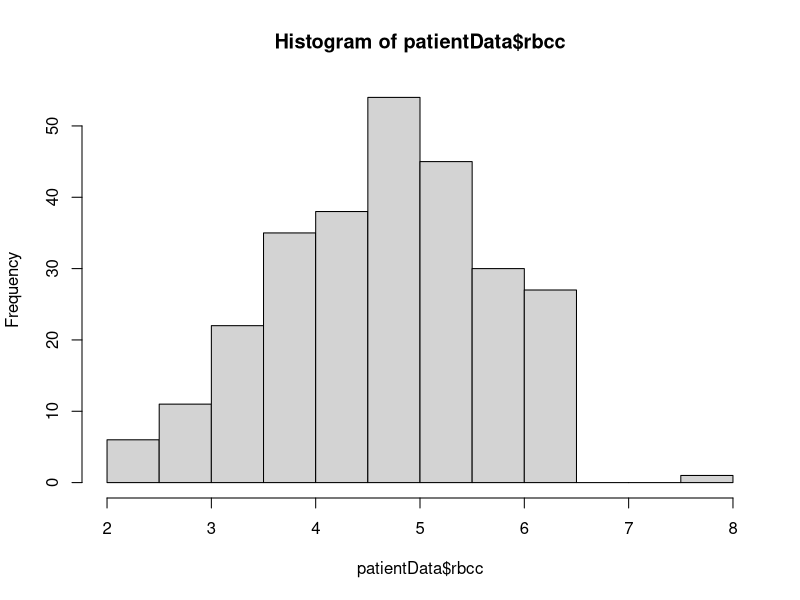
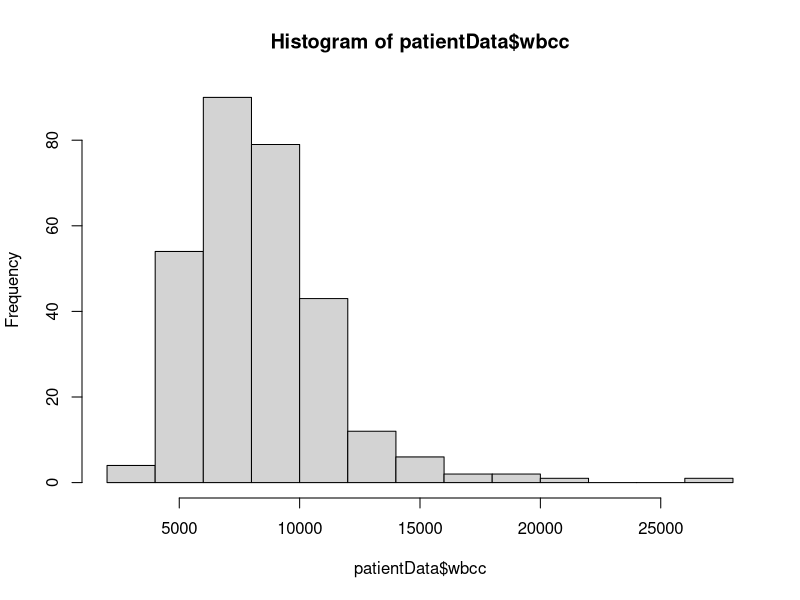
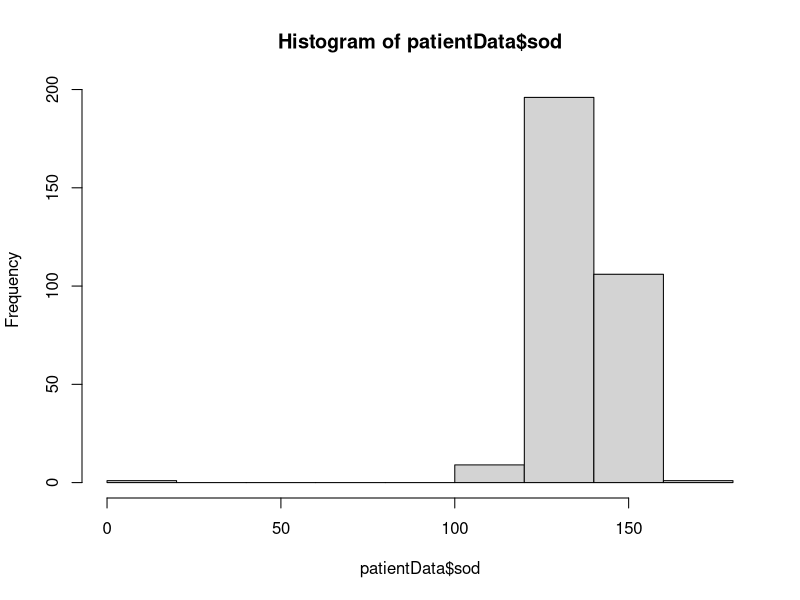
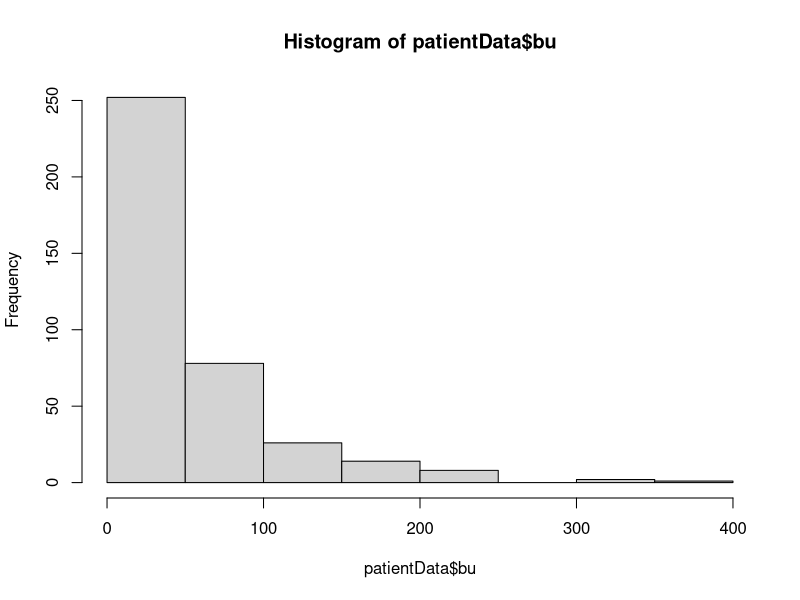
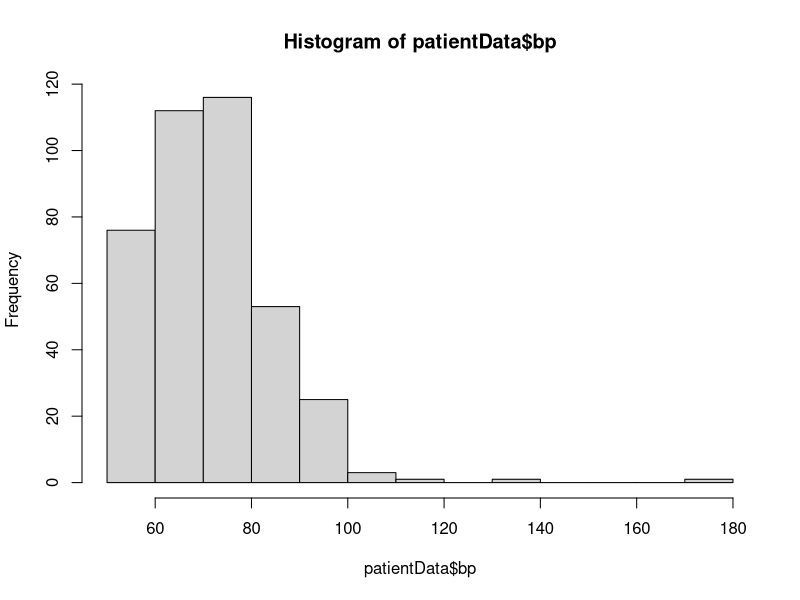

Recreate these plots in R, in order.
## ---- chunk 1
knitr::opts_chunk$set(echo = TRUE)
## ---- chunk 2

library("dplyr")
library("tidyr")
library("ggplot2")
## ---- chunk 3
#load the original data
patient_original <- read.csv("chronic_kidney_disease.csv")

# Create a variable to save the cleaned data
patientData <- patient_original
## ---- chunk 4
str(patientData)
summary(patientData)
## ---- chunk 5
## Look at age range
table(patientData$age, useNA = "always")
paste("Min age:", min(patientData$age, na.rm = TRUE), "years", sep =  " ")
paste("Max age:", max(patientData$age, na.rm =  TRUE), "years", sep =  " ")
## ---- chunk 6
# look at bp range and number of missing values
table(patientData$bp, useNA = "always")
paste("Min blood pressure:", min(patientData$bp, na.rm = TRUE), "mm/Hg", sep =  " ")
paste("Max blood pressure:", max(patientData$bp, na.rm =  TRUE), "mm/Hg", sep =  " ")
## ---- chunk 7
# look at unique values for sg.  Should be (1.005, 1.010, 1.015, 1.020, 1.025)
# number of missing values for sg
table(patientData$sg, useNA = "always")
## ---- chunk 8
# look at unique values for al.  Should be (0, 1, 2, 3, 4, 5)
table(patientData$al, useNA = "always")
## ---- chunk 9
# look at unique values for su.  Should be (0, 1, 2, 3, 4, 5)
table(patientData$su, useNA = "always")
## ---- chunk 10
# red blood cells
table(patientData$rbc, useNA = "always")

# pus cells
table(patientData$pc, useNA = "always")

# pus cell clumps
table(patientData$pcc, useNA = "always")

# bacteria
table(patientData$ba, useNA = "always")

## ---- chunk 11
# look at range for bgr 
table(patientData$bgr, useNA = "always")
paste("Min blood glucose random:", min(patientData$bgr, na.rm = TRUE), "mgs/dL", sep =  " ")
paste("Max blood glucose random:", max(patientData$bgr, na.rm =  TRUE), "mgs/dL", sep =  " ")
## ---- chunk 12
# look at range for bu
table(patientData$bu, useNA = "always")
paste("Min blood urea:", min(patientData$bu, na.rm = TRUE), "mg/dL", sep =  " ")
paste("Max blood urea:", max(patientData$bu, na.rm =  TRUE), "mg/dL", sep =  " ")
## ---- chunk 13
# look at range for sc
table(patientData$sc, useNA = "always")
paste("Min serum creatinine:", min(patientData$sc, na.rm = TRUE), "mg/dL", sep =  " ")
paste("Max serum creatinine:", max(patientData$sc, na.rm =  TRUE), "mg/dL", sep =  " ")
## ---- chunk 14
# look at range for sod
table(patientData$sod, useNA = "always")
paste("Min sodium:", min(patientData$sod, na.rm = TRUE), "mEq/L", sep =  " ")
paste("Max sodium:", max(patientData$sod, na.rm =  TRUE), "mEq/L", sep =  " ")

# look at range for pot
table(patientData$pot, useNA = "always")
paste("Min potassium:", min(patientData$pot, na.rm = TRUE), "mEq/L", sep =  " ")
paste("Max potassium:", max(patientData$pot, na.rm =  TRUE), "mEq/L", sep =  " ")
## ---- chunk 15

# look at range for wbcc
table(patientData$wbcc, useNA = "always")
paste("Min white blood cell count:", min(patientData$wbcc, na.rm = TRUE), "cells/cmm", sep =  " ")
paste("Max white blood cell count:", max(patientData$wbcc, na.rm =  TRUE), "cells/cmm", sep =  " ")
## ---- chunk 16
# look at range for pcv
table(patientData$pcv, useNA = "always")
paste("Min packed cell volume:", min(patientData$pcv, na.rm = TRUE), "%", sep =  " ")
paste("Max packed cell volume:", max(patientData$pcv, na.rm =  TRUE),"%", sep =  " ")

## ---- chunk 17
# look at range for rbcc
table(patientData$rbcc, useNA = "always")
paste("Min red blood cell count:", min(patientData$rbcc, na.rm = TRUE), "million cells/cmm", sep =  " ")
paste("Max red blood cell count:", max(patientData$rbcc, na.rm =  TRUE), "million cells/cmm", sep =  " ")
## ---- chunk 18
# look at range for hemo
table(patientData$hemo, useNA = "always")
paste("Min hemoglobin:", min(patientData$hemo, na.rm = TRUE), "g/dL", sep =  " ")
paste("Max hemoglogin:", max(patientData$hemo, na.rm =  TRUE), "g/dL", sep =  " ")
## ---- chunk 19
# hypertension
table(patientData$htn, useNA = "always")

# diabetes mellitus
table(patientData$dm, useNA = "always")
## ---- chunk 20
# coronary artery disease
table(patientData$cad, useNA = "always")

# anemia
table(patientData$ane, useNA = "always")

## ---- chunk 21
# pedal edema
table(patientData$pe, useNA = "always")

## ---- chunk 22
# class
table(patientData$class, useNA = "always")
## ---- chunk 23
paste("Number of age missing values:", sum(is.na(patientData$age)))
paste("Number of blood pressure missing values:", sum(is.na(patientData$bp)))
paste("Number of specific gravity missing values:", sum(is.na(patientData$sg)))
paste("Number of albumin missing values:", sum(is.na(patientData$al)))
paste("Number of sugar missing values:", sum(is.na(patientData$su)))
paste("Number of red blood cell missing values:", sum(is.na(patientData$rbc)))
paste("Number of pus cell missing values:", sum(is.na(patientData$pc)))
paste("Number of pus cell clumps missing values:", sum(is.na(patientData$pcc)))
paste("Number of bacteria missing values:", sum(is.na(patientData$ba)))
paste("Number of blood glucose random missing values:", sum(is.na(patientData$bgr)))
paste("Number of blood urea missing values:", sum(is.na(patientData$bu)))
paste("Number of serum creatinine missing values:", sum(is.na(patientData$sc)))
paste("Number of sodium missing values:", sum(is.na(patientData$sod)))
paste("Number of potassium missing values:", sum(is.na(patientData$pot)))
paste("Number of hemoglobin missing values:", sum(is.na(patientData$hemo)))
paste("Number of packed cell volume missing values:", sum(is.na(patientData$pcv)))
paste("Number of white blood cell count missing values:", sum(is.na(patientData$wbcc)))
paste("Number of red blood cell count missing values:", sum(is.na(patientData$rbcc)))
paste("Number of hypertension missing values:", sum(is.na(patientData$htn)))
paste("Number of diabetes mellitus missing values:", sum(is.na(patientData$dm)))
paste("Number of coronary artery disease missing values:", sum(is.na(patientData$cad)))
paste("Number of pedal edema missing values:", sum(is.na(patientData$pe)))
paste("Number of anemia missing values:", sum(is.na(patientData$ane)))
paste("Number of class missing values:", sum(is.na(patientData$class)))


## ---- chunk 24
patientData <- read.csv("chronic_kidney_disease.csv")

hist(patientData$rbcc)

hist(patientData$wbcc)

hist(patientData$sod)

hist(patientData$bu)

hist(patientData$bp)

